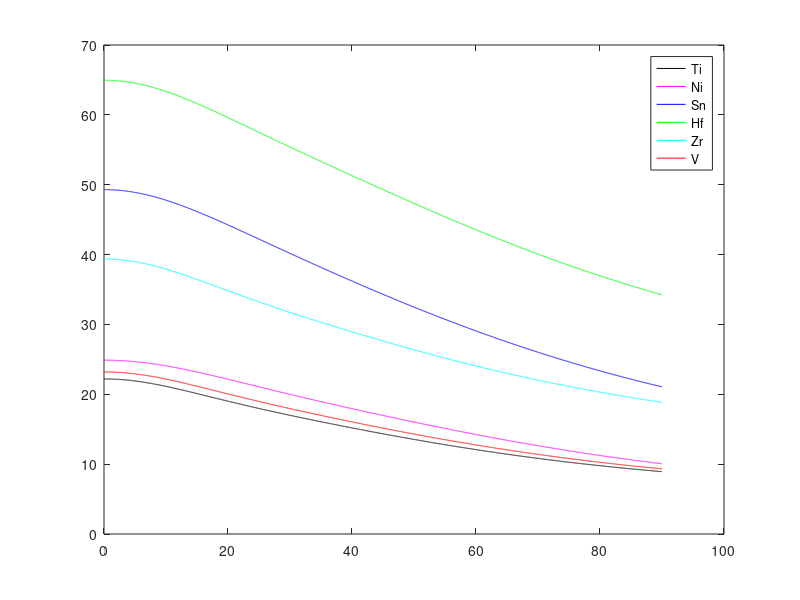

Recreate this plot in MATLAB.
clear all, close all, clc


% http://lamp.tu-graz.ac.at/~hadley/ss1/crystaldiffraction/atomicformfactors/formfactors.php
lambda1 = 1.54056;     

    % two theta range
    twotheta = 0:0.01:90; %range(1,1):range(1,2):range(1,3); % in degrees


    twotheta_rad_200 = twotheta/180*pi/2; % in radians
%     twotheta_rad_400 = twotheta_400/180*pi/2; % in radians
        thetar = twotheta/180*pi/2; % 200 and 400 range in radians

    % momentum transfer
    dq_lambda1 = 4*pi/lambda1*sin(twotheta_rad_200);

% Vanadium
a.V = 6.2;   %   6.24; %strained value  %d_buffer=6.048;%=unstrained % 2*bulk lattice constant of Vanadium
a.Va = [10.2971 7.3511  2.0703   2.0571];
b.Va = [ 6.8657 0.4385 26.8938 102.478];
c.Va = [ 1.2199 0       0        0];
B.Va = 0.5855; %A^2
disp_corr_1.Va = 0.2;
disp_corr_2.Va = 2.3;

% Ni
a.Ni = [12.838 7.292  4.444  2.380];
b.Ni = [ 3.878 0.257 12.176 66.342];
c.Ni = [ 1.034 0      0      0];
B.Ni = 0.3644;
disp_corr_1.Ni = -3.1;
disp_corr_2.Ni = 0.6;

% Ti
a.Ti = [9.7595 7.3558 1.6991   1.9021];
b.Ti = [7.8508 0.500 35.6338 116.105];
c.Ti = [1.2807  0     0      0];
B.Ti = 0.5261;
disp_corr_1.Ti = 0.2;
disp_corr_2.Ti = 1.9;

% Sn
a.Sn = [19.189 19.101  4.458  2.466];
b.Sn = [ 5.830  0.503 26.891 83.957];
c.Sn = [ 4.782  0      0      0];
B.Sn = 1.1596;
disp_corr_1.Sn = -0.7;
disp_corr_2.Sn = 5.8;

% Hf
a.Hf = [29.144 15.173 14.759  4.300];
b.Hf = [ 1.833  9.600  0.275 72.029];
c.Hf = [ 8.582  0      0      0];
B.Hf = 0.41;
disp_corr_1.Hf = -7;
disp_corr_2.Hf = 5;

% Zr
a.Zr = [17.87650 10.948 5.417320  3.65721];
b.Zr = [ 1.27618 11.916 0.117622 87.66270];
c.Zr = [ 2.06929 0      0         0];
B.Zr = 0.5822;
disp_corr_1.Zr = -0.6;
disp_corr_2.Zr = 2.5;

    f.Ti = 0;    f.Ni = 0;    f.Sn = 0;   f.Hf = 0;    f.Zr = 0;     f.V = 0;
    
for k=1:4
   f.Ti = f.Ti + a.Ti(k)*exp(-b.Ti(k)*(dq_lambda1/(4*pi)).^2) + c.Ti(k);
   f.Ni = f.Ni + a.Ni(k)*exp(-b.Ni(k)*(dq_lambda1/(4*pi)).^2) + c.Ni(k);
   f.Sn = f.Sn + a.Sn(k)*exp(-b.Sn(k)*(dq_lambda1/(4*pi)).^2) + c.Sn(k);
   f.Hf = f.Hf + a.Hf(k)*exp(-b.Hf(k)*(dq_lambda1/(4*pi)).^2) + c.Hf(k);
   f.Zr = f.Zr + a.Zr(k)*exp(-b.Zr(k)*(dq_lambda1/(4*pi)).^2) + c.Zr(k);
   f.V  = f.V  + a.Va(k)*exp(-b.Va(k)*(dq_lambda1/(4*pi)).^2) + c.Va(k);
end

% dispersion corrections for X-ray scattering, of atoms. 

f.Ti = (f.Ti + disp_corr_1.Ti + 1i*disp_corr_2.Ti) .*  exp (-B.Ti*(dq_lambda1/(4*pi)).^2);
f.Ni = (f.Ni + disp_corr_1.Ni + 1i*disp_corr_2.Ni) .*  exp (-B.Ni*(dq_lambda1/(4*pi)).^2);
f.Sn = (f.Sn + disp_corr_1.Sn + 1i*disp_corr_2.Sn) .*  exp (-B.Sn*(dq_lambda1/(4*pi)).^2);
f.Hf = (f.Hf + disp_corr_1.Hf + 1i*disp_corr_2.Hf) .*  exp (-B.Hf*(dq_lambda1/(4*pi)).^2);
f.Zr = (f.Zr + disp_corr_1.Zr + 1i*disp_corr_2.Zr) .*  exp (-B.Zr*(dq_lambda1/(4*pi)).^2);
f.V  = (f.V  + disp_corr_1.Va + 1i*disp_corr_2.Va) .*  exp (-B.Va*(dq_lambda1/(4*pi)).^2);



plot(twotheta, f.Ti, 'k'); hold on;
plot(twotheta, f.Ni, 'm');
plot(twotheta, f.Sn, 'b');
plot(twotheta, f.Hf, 'g');
plot(twotheta, f.Zr, 'c');
plot(twotheta, f.V, 'r');
%     xlim([25 35]);
legend('Ti', 'Ni', 'Sn', 'Hf', 'Zr', 'V');